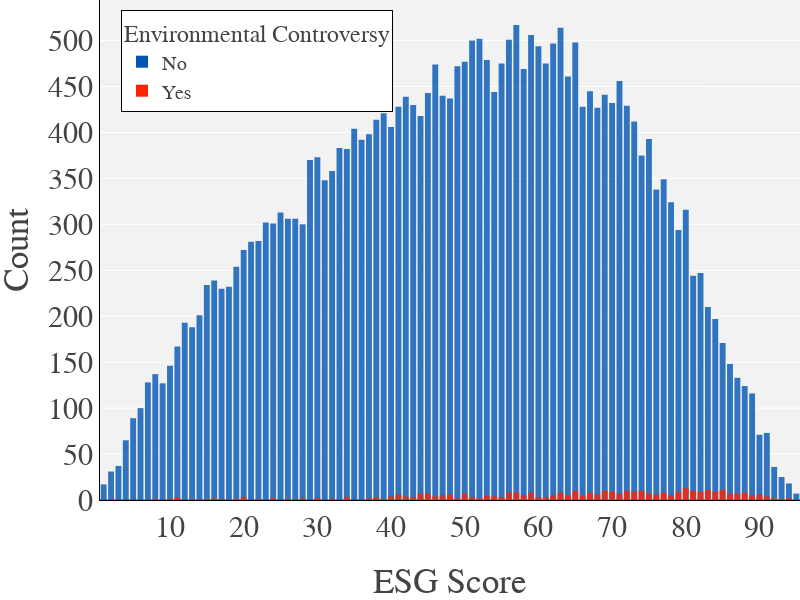

Notebook code cell kept with this figure:
### Code cell
# Plot Environmental Controversy by ESG Score
fig_environmental = px.bar(df_environmental_esg,y='ESG Controversies Score', x='ESG Score',
                           color='Environmental_controversy_binary', 
                           barmode = 'overlay', 
                           opacity=0.8, 
                           width=800, 
                           height=600)
#title='Environmental Controversy Count by ESG Scores', 

fig_environmental.update_yaxes(title = 'Count', dtick = 50)
fig_environmental.update_xaxes(title = 'ESG Score', dtick = 10)

fig_environmental.update_layout(legend_title="Environmental Controversy")


name_list = ['No', 'Yes']
for i,trace in enumerate (fig_environmental.data):
  trace.update(name=name_list[i])

fig_environmental.show()

fig_environmental.write_image("images/descriptives/environmental_by_esg.png")

pio.write_image(fig_environmental, 'images/descriptives/environmental_by_esg.png', scale=5, width=800, height=600)

### Figure 1 — Plotly figure (JSON) as saved in the notebook; plotly's stock layout.template omitted (floating-point values rounded to 4 significant figures)
{"data": [{"alignmentgroup": "True", "hovertemplate": "Environmental_controversy_binary=0<br>ESG Score=%{x}<br>ESG Controversies Score=%{y}<extra></extra>", "legendgroup": "0", "marker": {"color": "#0055B3", "opacity": 0.8, "pattern": {"shape": ""}}, "name": "No", "offsetgroup": "0", "orientation": "v", "showlegend": true, "textposition": "auto", "type": "bar", "x": [1, 2, 3, 4, 5, 6, 7, 8, 9, 10, 11, 12, 13, 14, 15, 16, 17, 18, 19, 20, 21, 22, 23, 24, 25, 26, 27, 28, 29, 30, 31, 32, 33, 34, 35, 36, 37, 38, 39, 40, 41, 42, 43, 44, 45, 46, 47, 48, 49, 50, 51, 52, 53, 54, 55, 56, 57, 58, 59, 60, 61, 62, 63, 64, 65, 66, 67, 68, 69, 70, 71, 72, 73, 74, 75, 76, 77, 78, 79, 80, 81, 82, 83, 84, 85, 86, 87, 88, 89, 90, 91, 92, 93, 94, 95], "xaxis": "x", "y": [17, 31, 37, 65, 89, 100, 128, 137, 127, 146, 167, 193, 188, 201, 234, 239, 230, 232, 254, 272, 281, 282, 302, 301, 313, 306, 306, 300, 370, 373, 348, 358, 383, 382, 404, 392, 398, 414, 421, 406, 428, 439, 430, 418, 443, 474, 440, 437, 472, 477, 500, 502, 479, 444, 475, 501, 517, 469, 506, 494, 475, 497, 514, 461, 498, 428, 445, 427, 441, 432, 456, 429, 412, 375, 393, 338, 349, 324, 294, 316, 244, 247, 210, 197, 171, 148, 133, 124, 116, 71, 73, 36, 25, 18, 7], "yaxis": "y"}, {"alignmentgroup": "True", "hovertemplate": "Environmental_controversy_binary=1<br>ESG Score=%{x}<br>ESG Controversies Score=%{y}<extra></extra>", "legendgroup": "1", "marker": {"color": "#FF2400", "opacity": 0.8, "pattern": {"shape": ""}}, "name": "Yes", "offsetgroup": "1", "orientation": "v", "showlegend": true, "textposition": "auto", "type": "bar", "x": [4, 8, 10, 11, 13, 15, 16, 17, 19, 20, 22, 24, 26, 27, 28, 30, 32, 34, 37, 38, 39, 40, 41, 42, 43, 44, 45, 46, 47, 48, 49, 50, 51, 52, 53, 54, 55, 56, 57, 58, 59, 60, 61, 62, 63, 64, 65, 66, 67, 68, 69, 70, 71, 72, 73, 74, 75, 76, 77, 78, 79, 80, 81, 82, 83, 84, 85, 86, 87, 88, 89, 90, 91, 92, 93, 94], "xaxis": "x", "y": [1, 1, 1, 3, 1, 1, 2, 1, 1, 3, 1, 2, 1, 1, 2, 2, 1, 3, 2, 3, 1, 4, 6, 4, 3, 7, 7, 4, 5, 6, 2, 7, 3, 2, 5, 4, 3, 8, 8, 5, 8, 3, 3, 5, 8, 5, 10, 5, 8, 6, 10, 9, 7, 10, 9, 10, 7, 6, 8, 5, 9, 13, 10, 9, 11, 9, 11, 7, 7, 8, 5, 6, 4, 2, 1, 2], "yaxis": "y"}], "layout": {"barmode": "overlay", "height": 600, "legend": {"title": {"text": "Environmental Controversy"}, "tracegroupgap": 0}, "width": 800, "xaxis": {"anchor": "y", "domain": [0, 1], "dtick": 10, "title": {"text": "ESG Score"}}, "yaxis": {"anchor": "x", "domain": [0, 1], "dtick": 50, "title": {"text": "Count"}}}}
